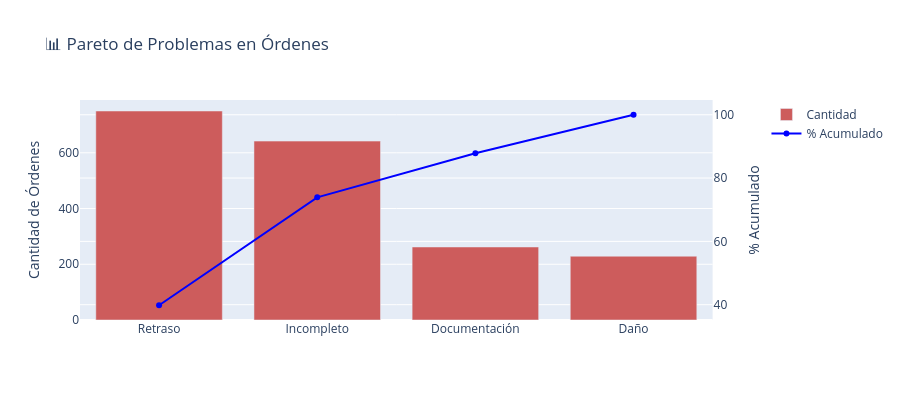

The notebook cell this image was saved under:
### Markdown cell above
---

## ⚡ Paso 6: KPI 5 - Perfect Order Rate

**Definición**: % de órdenes perfectas (a tiempo, completa, sin daños, documentación correcta).

**Fórmula**: `Perfect Order = (On-Time AND In-Full AND No-Damage AND Correct-Docs) / Total × 100`

**Meta típica**: > 90% (cada 1% mejora reduce costos ocultos significativamente)

**Impacto**: Costos ocultos (devoluciones, reenvíos, créditos), satisfacción cliente.

### Code cell
# Perfect order = on time + complete + no damage + correct docs
# Tasas de defectos basadas en estadísticas reales de supply chain:

# Daños: más común en productos frágiles (Electronics) vs. duraderos (Household)
damage_prob = orders['category'].map({
    'Electronics': 0.04,   # 4% daños en electrónicos (frágiles)
    'Household': 0.02,     # 2% daños en household (más resistente)
    'Food': 0.03           # 3% daños en food (perecedero)
}).fillna(0.03)
orders['no_damage'] = np.random.random(len(orders)) > damage_prob

# Documentación incorrecta: más común en B2B (facturas, customs) vs. Ecom (simple)
doc_error_prob = orders['channel'].map({
    'B2B': 0.05,      # 5% errores en B2B (documentación compleja)
    'Retail': 0.03,   # 3% errores en retail (media complejidad)
    'Ecom': 0.02      # 2% errores en ecom (automatizado)
}).fillna(0.03)
orders['correct_docs'] = np.random.random(len(orders)) > doc_error_prob

# Perfect Order: todas las condiciones deben cumplirse
orders['perfect'] = orders['otif'] & orders['no_damage'] & orders['correct_docs']

perfect_rate = orders['perfect'].mean() * 100
print(f"📊 Perfect Order Rate: {perfect_rate:.1f}%")
print(f"\n📊 Componentes:")
print(f"   OTIF: {orders['otif'].mean()*100:.1f}%")
print(f"   Sin daño: {orders['no_damage'].mean()*100:.1f}%")
print(f"   Docs correctos: {orders['correct_docs'].mean()*100:.1f}%")

# Pareto de problemas
issues = {
    'Retraso': (~orders['delivered_on_time']).sum(),
    'Incompleto': (~orders['delivered_complete']).sum(),
    'Daño': (~orders['no_damage']).sum(),
    'Documentación': (~orders['correct_docs']).sum()
}
issues_df = pd.DataFrame(list(issues.items()), columns=['Tipo', 'Cantidad'])
issues_df = issues_df.sort_values('Cantidad', ascending=False)
issues_df['Acumulado%'] = (issues_df['Cantidad'].cumsum() / issues_df['Cantidad'].sum() * 100)

fig = make_subplots(specs=[[{"secondary_y": True}]])
fig.add_trace(
    go.Bar(x=issues_df['Tipo'], y=issues_df['Cantidad'], name='Cantidad', marker_color='indianred'),
    secondary_y=False
)
fig.add_trace(
    go.Scatter(x=issues_df['Tipo'], y=issues_df['Acumulado%'], name='% Acumulado', 
               marker_color='blue', mode='lines+markers'),
    secondary_y=True
)
fig.update_layout(title="📊 Pareto de Problemas en Órdenes", height=400)
fig.update_yaxes(title_text="Cantidad de Órdenes", secondary_y=False)
fig.update_yaxes(title_text="% Acumulado", secondary_y=True)
fig.show()

### Figure 1 — Plotly figure (JSON) as saved in the notebook; plotly's stock layout.template omitted (floating-point values rounded to 4 significant figures)
{"data": [{"marker": {"color": "indianred"}, "name": "Cantidad", "type": "bar", "x": ["Retraso", "Incompleto", "Documentación", "Daño"], "xaxis": "x", "y": [750, 642, 262, 229], "yaxis": "y"}, {"marker": {"color": "blue"}, "mode": "lines+markers", "name": "% Acumulado", "type": "scatter", "x": ["Retraso", "Incompleto", "Documentación", "Daño"], "xaxis": "x", "y": [39.83, 73.92, 87.84, 100.0], "yaxis": "y2"}], "layout": {"height": 400, "title": {"text": "📊 Pareto de Problemas en Órdenes"}, "xaxis": {"anchor": "y", "domain": [0, 0.94]}, "yaxis": {"anchor": "x", "domain": [0, 1], "title": {"text": "Cantidad de Órdenes"}}, "yaxis2": {"anchor": "x", "overlaying": "y", "side": "right", "title": {"text": "% Acumulado"}}}}
